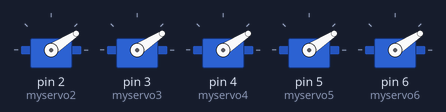
Bench run of a sketch on a simulated Arduino Uno, built with avr-gcc and run on an emulated ATmega328P. Shown: 5 × servo.

Above: at 0.05 s.
At 0.9 s:
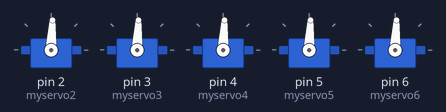
At 1.75 s:
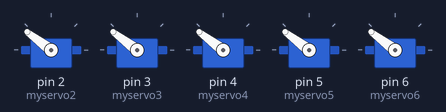
At 2.15 s:
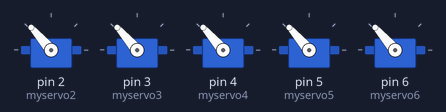
At 2.6 s:
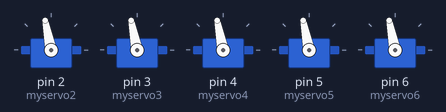
At 3.45 s:
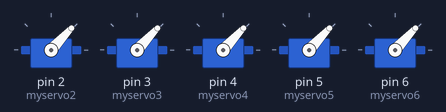
Timing chart, 0 to 8.5 s (numbered marks = the images above):
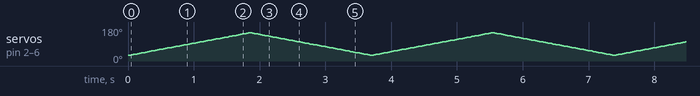

The sketch:

_1_servos_sweep.ino
```cpp
// Sweep
//demonstrating sweeping servos at the same angle

#include <Servo.h>

Servo myservo2;  // create servo object to control a servo
Servo myservo3;  // create servo object to control a servo
Servo myservo4;  // create servo object to control a servo
Servo myservo5;  // create servo object to control a servo
Servo myservo6;  // create servo object to control a servo

int pos = 0;    // variable to store the servo position

void setup()
{
  myservo2.attach(2);  // attaches the servo on pin 9 to the servo object
  myservo3.attach(3);  // attaches the servo on pin 9 to the servo object
  myservo4.attach(4);  // attaches the servo on pin 9 to the servo object
  myservo5.attach(5);  // attaches the servo on pin 9 to the servo object
  myservo6.attach(6);  // attaches the servo on pin 9 to the servo object
}


void loop()
{
  for(pos = 30; pos < 150; pos += 1)  // goes from 0 degrees to 180 degrees
  {                                  // in steps of 1 degree
    myservo2.write(pos);              // tell servo to go to position in variable 'pos'
    myservo3.write(pos);              // tell servo to go to position in variable 'pos'
    myservo4.write(pos);              // tell servo to go to position in variable 'pos'
    myservo5.write(pos);              // tell servo to go to position in variable 'pos'
    myservo6.write(pos);              // tell servo to go to position in variable 'pos'

    delay(15);                       // waits 15ms for the servo to reach the position
  }
  for(pos = 150; pos>=31; pos-=1)     // goes from 180 degrees to 0 degrees
  {
    myservo2.write(pos);              // tell servo to go to position in variable 'pos'
    myservo3.write(pos);              // tell servo to go to position in variable 'pos'
    myservo4.write(pos);              // tell servo to go to position in variable 'pos'
    myservo5.write(pos);              // tell servo to go to position in variable 'pos'
    myservo6.write(pos);              // tell servo to go to position in variable 'pos'

    delay(15);                       // waits 15ms for the servo to reach the position
  }


}
```
